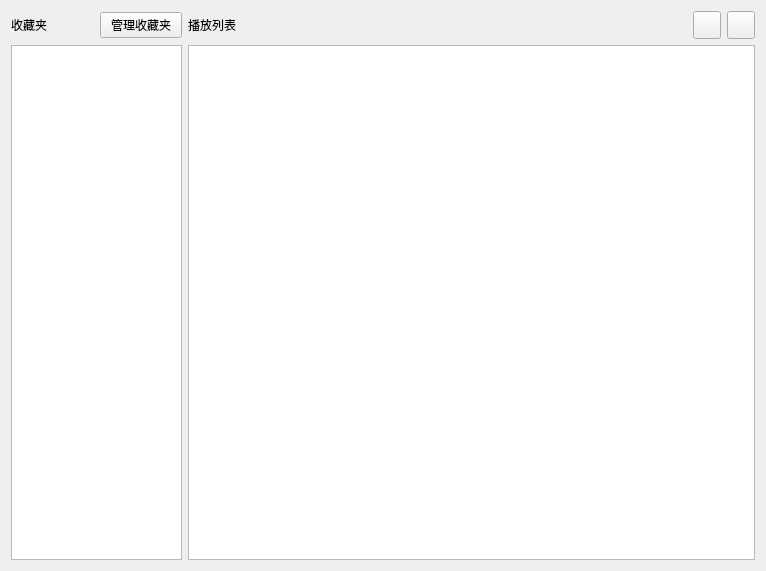
<?xml version="1.0" encoding="UTF-8"?>
<ui version="4.0">
 <class>MusicListPage</class>
 <widget class="QWidget" name="MusicListPage">
  <property name="geometry">
   <rect>
    <x>0</x>
    <y>0</y>
    <width>766</width>
    <height>571</height>
   </rect>
  </property>
  <property name="windowTitle">
   <string>Form</string>
  </property>
  <layout class="QGridLayout" name="gridLayout_2">
   <item row="0" column="0">
    <layout class="QGridLayout" name="gridLayout">
     <item row="1" column="1" colspan="3">
      <widget class="QListWidget" name="listWidget_music"/>
     </item>
     <item row="0" column="0">
      <layout class="QHBoxLayout" name="horizontalLayout">
       <item>
        <widget class="QLabel" name="label_favourite">
         <property name="text">
          <string>收藏夹</string>
         </property>
        </widget>
       </item>
       <item>
        <widget class="QPushButton" name="pushButton_edit">
         <property name="text">
          <string>管理收藏夹</string>
         </property>
        </widget>
       </item>
      </layout>
     </item>
     <item row="0" column="1">
      <widget class="QLabel" name="label_musiclist">
       <property name="text">
        <string>播放列表</string>
       </property>
      </widget>
     </item>
     <item row="0" column="2">
      <widget class="QPushButton" name="pushButton_down">
       <property name="sizePolicy">
        <sizepolicy hsizetype="Fixed" vsizetype="Fixed">
         <horstretch>0</horstretch>
         <verstretch>0</verstretch>
        </sizepolicy>
       </property>
       <property name="minimumSize">
        <size>
         <width>28</width>
         <height>28</height>
        </size>
       </property>
       <property name="maximumSize">
        <size>
         <width>28</width>
         <height>28</height>
        </size>
       </property>
       <property name="toolTip">
        <string extracomment="下载当前列表的所有资源"/>
       </property>
       <property name="toolTipDuration">
        <number>-1</number>
       </property>
       <property name="text">
        <string/>
       </property>
      </widget>
     </item>
     <item row="1" column="0">
      <widget class="QListWidget" name="listWidget_collection">
       <property name="maximumSize">
        <size>
         <width>171</width>
         <height>16777215</height>
        </size>
       </property>
      </widget>
     </item>
     <item row="0" column="3">
      <widget class="QPushButton" name="pushButton_collect">
       <property name="sizePolicy">
        <sizepolicy hsizetype="Fixed" vsizetype="Fixed">
         <horstretch>0</horstretch>
         <verstretch>0</verstretch>
        </sizepolicy>
       </property>
       <property name="minimumSize">
        <size>
         <width>28</width>
         <height>28</height>
        </size>
       </property>
       <property name="maximumSize">
        <size>
         <width>28</width>
         <height>28</height>
        </size>
       </property>
       <property name="toolTip">
        <string extracomment="收藏该列表，仅能对专辑操作"/>
       </property>
       <property name="text">
        <string/>
       </property>
      </widget>
     </item>
    </layout>
   </item>
  </layout>
 </widget>
 <resources/>
 <connections/>
</ui>
